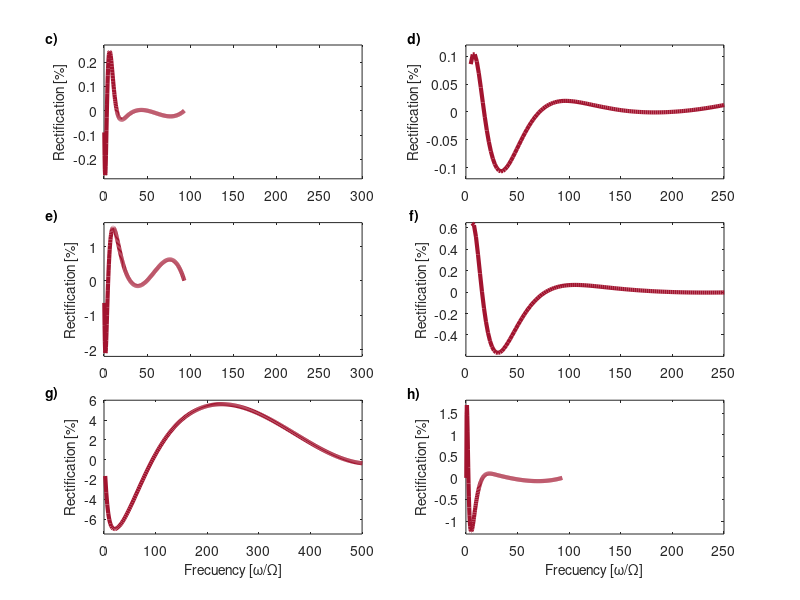

Reproduce this figure in MATLAB.
%%%%%%%%%%%%%%%%%%%%Editar Grafico%%%%%%%%%%%%%%%%%%%%%%%%%%%%%%%%%%%
lw = 3; %LineWidth
mz = 5; %MarkSize
fz = 10; %FontSize

%%%%%%%%%%%%%%%%%%%%%%%Posiciones de medición$$$$$$$$$$$$$$$$$$$$$$$$$
x0=[1/200,1/200,1/200,1/200,1/200,1/200,1/200,1/200,1/200,1/200,1/200];
y1=[0,20/200,40/200,60/200,80/200,100/200,120/200,140/200,160/200,180/200,200/200];


%%%%%%%%%%%%%%%%%%%  Gráfico Triangulo 0.25  %%%%%%%%%%%%%%%%%%%%%%%
subplot(6,2,[1,3])
Array=csvread('salida - Triangulo - 0.25.csv');
A = Array(:, 4);
AB = (Array(:, 5)- Array(:, 24));

% Metemos un spline para suavizar curvas
A_spline = linspace(min(A), max(A), 300);
AB       = spline(A,AB, A_spline);
A        = A_spline;

AC = max(Array(:, 5))
AD = max(Array(:, 24))
AE = max(AC,AD)

plot(A, (AB/AE)*100,'LineWidth',lw,'color',[162/255,20/255,47/255],'MarkerSize',mz)

xlim([0 300])
ylim([-0.28,0.27])
ylabel('Rectification [%]','FontSize',fz)
t = title('c)', 'Units', 'normalized', 'Position', [-0.2, 1, 0],'FontSize',fz); % Set Title with correct Position

%%%%%%%%%%%%%%%%%%%  Gráfico Medialuna 0.25  %%%%%%%%%%%%%%%%%%%%%%%
subplot(6,2,[2,4])
Array1=csvread('salida - Medialuna - 0.25.csv');
A1 = Array1(:, 4);
AB1 = (Array1(:, 5)- Array1(:, 24))

% Metemos un spline para suavizar curvas
A1_spline = linspace(min(A1), max(A1), 300);
AB1       = spline(A1,AB1, A1_spline);
A1        = A1_spline;

AC1 = max(Array1(:, 5))
AD1 = max(Array1(:, 24))
AE1 = max(AC1,AD1)

plot(A1, (AB1/AE1)*100,'LineWidth',lw,'color',[162/255,20/255,47/255],'MarkerSize',mz)


xlim([0 250])
ylim([-0.12, 0.12]);
ylabel('Rectification [%]','FontSize',fz)
t = title('d)', 'Units', 'normalized', 'Position', [-0.2, 1, 0],'FontSize',fz); % Set Title with correct Position

%%%%%%%%%%%%%%%%%%%  Gráfico Triangulo 0.5  %%%%%%%%%%%%%%%%%%%%%%%
subplot(6,2,[5,7])
Array2=csvread('salida - Triangulo - 0.5.csv');
A2 = Array2(:, 4);
AB2 = (Array2(:, 5)- Array2(:, 24))

% Metemos un spline para suavizar curvas
A2_spline = linspace(min(A2), max(A2), 300);
AB2       = spline(A2,AB2, A2_spline);
A2        = A2_spline;

AC2 = max(Array2(:, 5))
AD2 = max(Array2(:, 24))
AE2 = max(AC2,AD2)

plot(A2, (AB2/AE2)*100,'LineWidth',lw,'color',[162/255,20/255,47/255],'MarkerSize',mz)

xlim([0 300])
ylim([-2.2,1.7])
ylabel('Rectification [%]','FontSize',fz)
t = title('e)', 'Units', 'normalized', 'Position', [-0.2, 1, 0],'FontSize',fz); % Set Title with correct Position

%%%%%%%%%%%%%%%%%%%  Gráfico Medialuna 0.5  %%%%%%%%%%%%%%%%%%%%%%%
subplot(6,2,[6,8])
Array3=csvread('salida - Medialuna - 0.5.csv');
A3 = Array3(:, 4);
AB3 = (Array3(:, 5)- Array3(:, 24))

% Metemos un spline para suavizar curvas
A3_spline = linspace(min(A3), max(A3), 300);
AB3       = spline(A3,AB3, A3_spline);
A3        = A3_spline;

AC3 = max(Array3(:, 5))
AD3 = max(Array3(:, 24))
AE3 = max(AC3,AD3)

plot(A3, (AB3/AE3)*100,'LineWidth',lw,'color',[162/255,20/255,47/255],'MarkerSize',mz)

xlim([0 250])
ylim([-0.6,0.65])
ylabel('Rectification [%]','FontSize',fz)
t = title('f)', 'Units', 'normalized', 'Position', [-0.2, 1, 0],'FontSize',fz); % Set Title with correct Position

%%%%%%%%%%%%%%%%%%%  Gráfico Triangulo 0.75  %%%%%%%%%%%%%%%%%%%%%%%
subplot(6,2,[9,11])
Array4=csvread('salida - Triangulo - 0.75.csv');
A4 = Array4(:, 4);
AB4 = (Array4(:, 5)- Array4(:, 24))

% Metemos un spline para suavizar curvas
A4_spline = linspace(min(A4), max(A4), 300);
AB4       = spline(A4,AB4, A4_spline);
A4        = A4_spline;

AC4 = max(Array4(:, 5))
AD4 = max(Array4(:, 24))
AE4 = max(AC4,AD4)

plot(A4, (AB4/AE4)*100,'LineWidth',lw,'color',[162/255,20/255,47/255],'MarkerSize',mz)

xlim([0 500])
ylim([-7.5, 6])
xlabel('Frecuency [\omega/\Omega]','FontSize',fz)
ylabel('Rectification [%]','FontSize',fz)
t = title('g)', 'Units', 'normalized', 'Position', [-0.2, 1, 0],'FontSize',fz); % Set Title with correct Position

%%%%%%%%%%%%%%%%%%%  Gráfico Medialuna 0.75  %%%%%%%%%%%%%%%%%%%%%%%
subplot(6,2,[10,12])
Array5=csvread('salida - Medialuna - 0.75.csv');
A5 = Array5(:, 4);
AB5 = (Array5(:, 5)- Array5(:, 24))

% Metemos un spline para suavizar curvas
A5_spline = linspace(min(A5), max(A5), 300);
AB5       = spline(A5,AB5, A5_spline);
A5        = A5_spline;

AC5 = max(Array5(:, 5))
AD5 = max(Array5(:, 24))
AE5 = max(AC5,AD5)

plot(A5, (AB5/AE5)*100,'LineWidth',lw,'color',[162/255,20/255,47/255],'MarkerSize',mz)

xlim([0 250])
ylim([-1.3, 1.8])
xlabel('Frecuency [\omega/\Omega]','FontSize',fz)
ylabel('Rectification [%]','FontSize',fz)
t = title('h)', 'Units', 'normalized', 'Position', [-0.2, 1, 0],'FontSize',fz); % Set Title with correct Position

x0=10;
y0=10;
width=700;
height=700
set(gcf,'position',[x0,y0,width,height])
